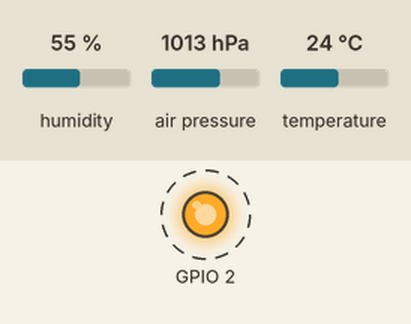
This sketch was run on a simulated ESP32. On the bench: output pins drawn as LEDs (lit = HIGH). Dashed ring = blinking. The test bench sets the inputs (shaded band); at power-on: humidity 55 %, air pressure 1013 hPa, temperature 24 °C. Nothing arrives over Bluetooth unless stated; what the sketch prints to the serial monitor is not drawn.

Above: at 0.5 s.
Timing chart, 0 to 3.0 s (numbered marks = the images above):
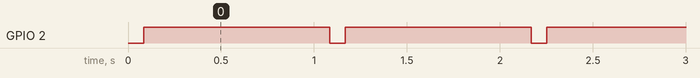

The sketch:

BMP280_AHT20.ino
```cpp
#include <Adafruit_AHTX0.h>
#include <Adafruit_BMP280.h>

#include <BluetoothSerial.h>

BluetoothSerial ESP_BT;

Adafruit_BMP280 bmp;  // I2C
Adafruit_AHTX0 aht;

void setup() {
  ESP_BT.begin("ENV_Sensors");
  Serial.begin(115200);
  while (!Serial) delay(100);  // wait for native usb
  Serial.println(F("BMP280 test"));
  unsigned status;
  status = bmp.begin();
  if (!status) {
    Serial.println(F("Could not find a valid BMP280 sensor, check wiring or "
                     "try a different address!"));
    Serial.print("SensorID was: 0x");
    Serial.println(bmp.sensorID(), 16);
    Serial.print("        ID of 0xFF probably means a bad address, a BMP 180 or BMP 085\n");
    Serial.print("   ID of 0x56-0x58 represents a BMP 280,\n");
    Serial.print("        ID of 0x60 represents a BME 280.\n");
    Serial.print("        ID of 0x61 represents a BME 680.\n");
    while (1) delay(10);
  }

  /* Default settings from datasheet. */
  bmp.setSampling(Adafruit_BMP280::MODE_NORMAL,     /* Operating Mode. */
                  Adafruit_BMP280::SAMPLING_X2,     /* Temp. oversampling */
                  Adafruit_BMP280::SAMPLING_X16,    /* Pressure oversampling */
                  Adafruit_BMP280::FILTER_X16,      /* Filtering. */
                  Adafruit_BMP280::STANDBY_MS_500); /* Standby time. */
  Serial.println("Adafruit AHT10/AHT20 demo!");
  pinMode(BUILTIN_LED, OUTPUT);

    if (!aht.begin()) {
    Serial.println("Could not find AHT? Check wiring");
    while (1) delay(10);
  }
  Serial.println("AHT10 or AHT20 found");
  Serial.println("Setup Complete");
}

void loop() {
  sensors_event_t humidity, temp;
  aht.getEvent(&humidity, &temp);  // populate temp and humidity objects with fresh data
  Serial.print("Temperature: ");
  Serial.print(temp.temperature);
  Serial.println(" degrees C");
  Serial.print("Humidity: ");
  Serial.print(humidity.relative_humidity);
  Serial.println("% rH");
  Serial.print(F("Approx altitude = "));
  Serial.print(bmp.readAltitude(1013.25)); /* Adjusted to local forecast! */
  Serial.println(" m");

  Serial.println();

  ESP_BT.print("Temperature: ");
  ESP_BT.print(temp.temperature);
  ESP_BT.println(" degrees C");
  ESP_BT.print("Humidity: ");
  ESP_BT.print(humidity.relative_humidity);
  ESP_BT.println("% rH");
  ESP_BT.print(F("Approx altitude = "));
  ESP_BT.print(bmp.readAltitude(1013.25)); /* Adjusted to local forecast! */
  ESP_BT.println(" m");

  ESP_BT.println();

  digitalWrite(BUILTIN_LED, HIGH);
  delay(1000);
  digitalWrite(BUILTIN_LED, LOW);
}
```

Measured:
- by itself, GPIO 2: alternates HIGH for 1.0 s and LOW for 0.08 s
